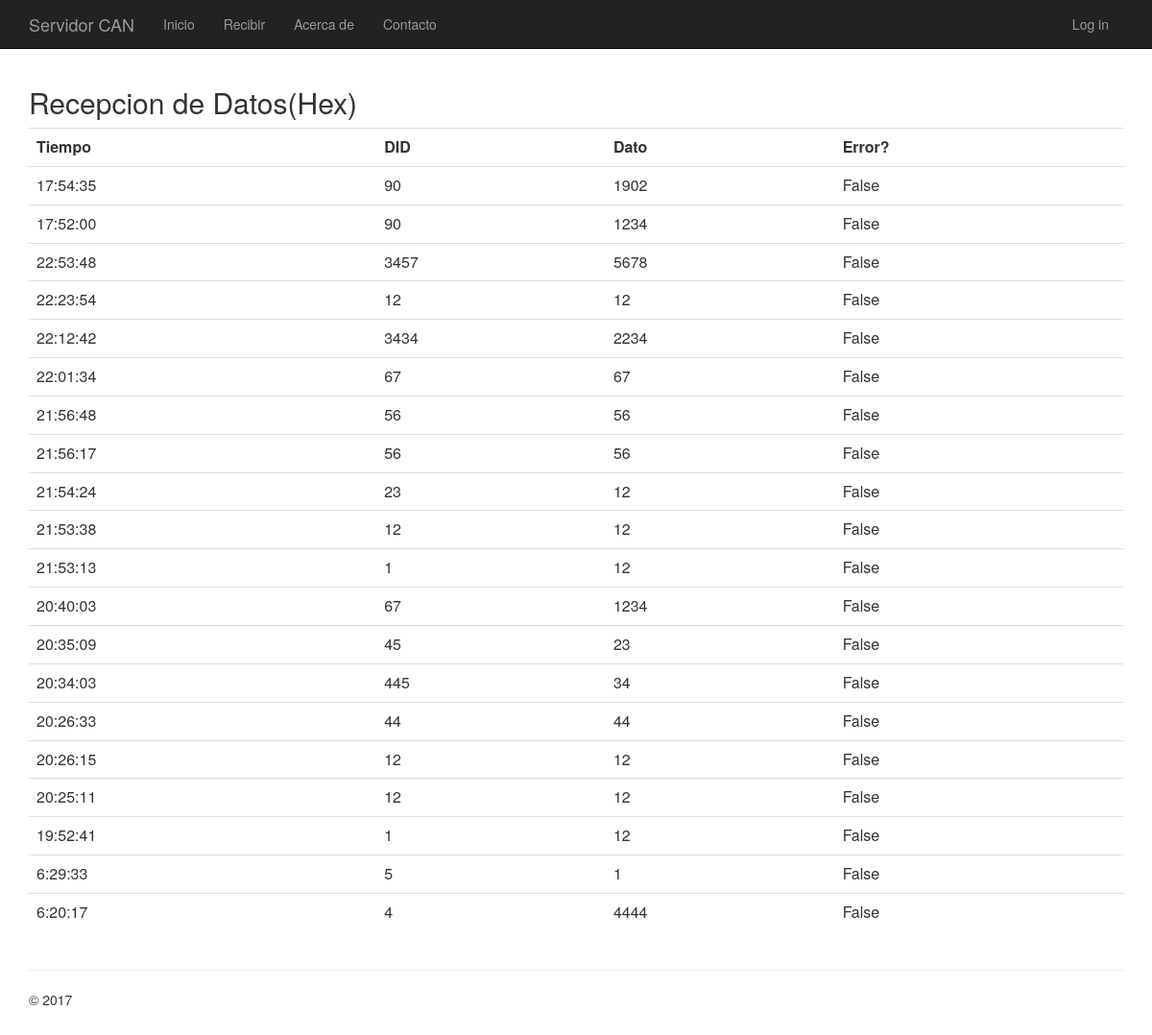
Page /recibir/ on the committed database.
### app/models.py (models this page shows, shortened)
class Mensaje(models.Model):
	transaccion_tiempo = models.DateTimeField('Tiempo de transaccion' )
	transaccion_modo = models.CharField('Modo de transaccion', max_length=200, choices=MODO_OPCIONES)
	can_timestamp = models.FloatField('CAN - Marcaje de Tiempo', null=True)
	can_is_remote_frame = models.BooleanField('CAN - Frame Remoto', default=False)
	can_extended_id = models.BooleanField('CAN - ID Extendido', default=True)
	can_is_error_frame = models.BooleanField('CAN - Frame de Error', default=False)
	can_arbitration_id = models.CharField('CAN - ID Mensaje',max_length=10)
	can_dlc = models.IntegerField('CAN - DLC',  null=True)
	can_data = models.CharField('CAN - Dato', max_length=200)

### app/views.py (the view)
# urls.py: url(r'^recibir/$', app.views.recibir, name='recibir'),
def recibir(request):
	assert isinstance(request, HttpRequest)
	return render(
        request,
        'app/recibir.html',
        {
            'title':'Servidor CAN',
            'year':datetime.now().year,
			'mensajes_recibidos': Mensaje.objects.filter(transaccion_modo=MODEL.RECIBIR).order_by('-pk')[:20]
        },
    )

### app/templates/app/recibir.html (shortened to what this page needs)
﻿{% extends "app/layout.html" %}
{% block content %}
<div class="row">
    <div class="col-md-12" id="tabla_recibidos">
        <h2>Recepcion de Datos(Hex)</h2>
        <table class="table">
			<tr>
				<th>Tiempo</th>
				<th>DID</th>
				<th>Dato</th>
				<th>Error?</th>
			</tr>
			{% for mensaje in mensajes_recibidos %}
				<tr>
					<td>{{ mensaje.transaccion_tiempo|date:"G:i:s" }}</td>
					<td>{{ mensaje.can_arbitration_id }}</td>
					<td>{{ mensaje.can_data }}</td>
					<td>{{ mensaje.can_is_error_frame }}</td>
				</tr>
			{% endfor %}
		</table>
    </div>
</div>
{% endblock %}

### app/static/app/content/site.css (style rules this page uses)
body { padding-top: 50px; padding-bottom: 20px; }

### rows in the picture
Mensaje: transaccion_tiempo "17:54:35", can_arbitration_id "90", can_data "1902", can_is_error_frame "False"
Mensaje: transaccion_tiempo "17:52:00", can_arbitration_id "90", can_data "1234", can_is_error_frame "False"
Mensaje: transaccion_tiempo "22:53:48", can_arbitration_id "3457", can_data "5678", can_is_error_frame "False"
Mensaje: transaccion_tiempo "22:23:54", can_arbitration_id "12", can_data "12", can_is_error_frame "False"
Mensaje: transaccion_tiempo "22:12:42", can_arbitration_id "3434", can_data "2234", can_is_error_frame "False"
Mensaje: transaccion_tiempo "22:01:34", can_arbitration_id "67", can_data "67", can_is_error_frame "False"
Mensaje: transaccion_tiempo "21:56:48", can_arbitration_id "56", can_data "56", can_is_error_frame "False"
Mensaje: transaccion_tiempo "21:56:17", can_arbitration_id "56", can_data "56", can_is_error_frame "False"
Mensaje: transaccion_tiempo "21:54:24", can_arbitration_id "23", can_data "12", can_is_error_frame "False"
Mensaje: transaccion_tiempo "21:53:38", can_arbitration_id "12", can_data "12", can_is_error_frame "False"
Mensaje: transaccion_tiempo "21:53:13", can_arbitration_id "1", can_data "12", can_is_error_frame "False"
Mensaje: transaccion_tiempo "20:40:03", can_arbitration_id "67", can_data "1234", can_is_error_frame "False"
Mensaje: transaccion_tiempo "20:35:09", can_arbitration_id "45", can_data "23", can_is_error_frame "False"
Mensaje: transaccion_tiempo "20:34:03", can_arbitration_id "445", can_data "34", can_is_error_frame "False"
Mensaje: transaccion_tiempo "20:26:33", can_arbitration_id "44", can_data "44", can_is_error_frame "False"
Mensaje: transaccion_tiempo "20:26:15", can_arbitration_id "12", can_data "12", can_is_error_frame "False"
Mensaje: transaccion_tiempo "20:25:11", can_arbitration_id "12", can_data "12", can_is_error_frame "False"
Mensaje: transaccion_tiempo "19:52:41", can_arbitration_id "1", can_data "12", can_is_error_frame "False"
Mensaje: transaccion_tiempo "6:29:33", can_arbitration_id "5", can_data "1", can_is_error_frame "False"
Mensaje: transaccion_tiempo "6:20:17", can_arbitration_id "4", can_data "4444", can_is_error_frame "False"
